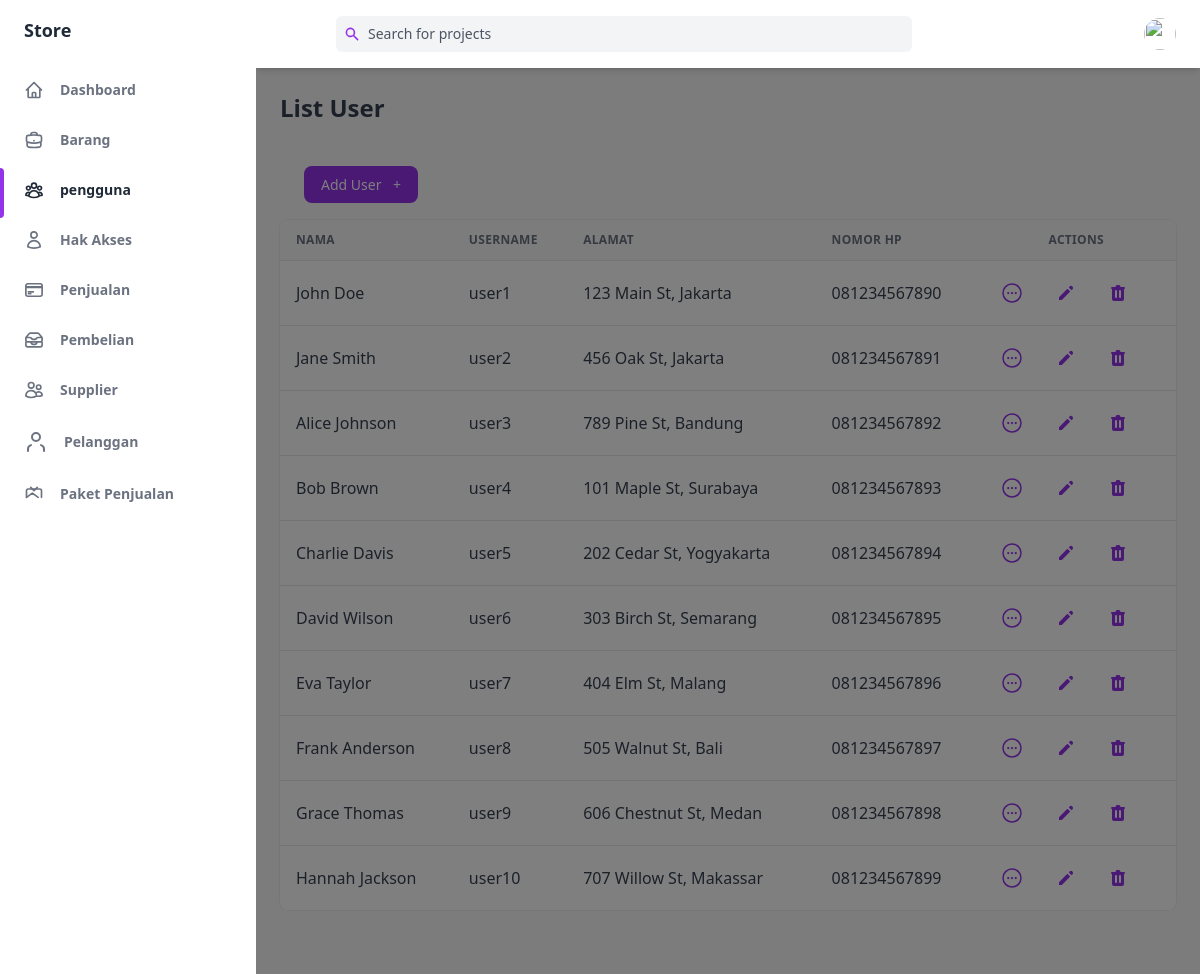
Page /public/pengguna on the committed database.
### tables this page shows
CREATE TABLE `pengguna` (
  `idPengguna` int(255) NOT NULL,
  `namaPengguna` varchar(255) NOT NULL,
  `password` varchar(255) NOT NULL,
  `namaDepan` varchar(255) NOT NULL,
  `namaBelakang` varchar(255) NOT NULL,
  `noHP` varchar(255) NOT NULL,
  `alamat` varchar(255) NOT NULL,
  `idAkses` int(255) NOT NULL
);

### app/core/Controller.php (called while the page is built, shortened)
<?php
class Controller
{
    public function view($view, $data = [])
    {
        require_once '../app/views/' . $view . '.php';
    }
    public function model($model)
    {
        return new $model;
    }
}

### app/controllers/Pengguna.php (called while the page is built, shortened)
<?php
class Pengguna extends Controller
{
    public function index()
    {
        $data['judul'] = 'List Pengguna';
        $data['pengguna'] = $this->model('pengguna_model')->getAllPengguna();
        $this->view('pengguna/index', $data);
    }
}

### app/core/App.php (called while the page is built, shortened)
<?php
class App
{
   protected $method = 'index';
   protected $params = [];
   public function __construct()
   {
      $this->controller = new $this->controller;
      call_user_func_array([$this->controller, $this->method], $this->params);
   }
}

### public/index.php (called while the page is built, shortened)
<?php
$app = new App;

### app/core/Database.php (called while the page is built, shortened)
<?php
class Database
{
    private $host = DB_HOST;
    private $user = DB_USER;
    private $pass = DB_PASS;
    private $db_name = DB_NAME;
    private $dbh;
    private $stmt;
    public function __construct()
    {
        $dsn = 'mysql:host=' . $this->host . ';dbname=' . $this->db_name;
        $option = [
            PDO::ATTR_PERSISTENT => true,
            PDO::ATTR_ERRMODE => PDO::ERRMODE_EXCEPTION
        ];
        try {
            $this->dbh = new PDO($dsn, $this->user, $this->pass, $option);
        } catch (PDOException $error) {
            die($error->getMessage());
        }
    }
    public function query($query)
    {
        $this->stmt = $this->dbh->prepare($query);
    }
    public function execute()
    {
        $this->stmt->execute();
    }
    public function resultSet()
    {
        $this->execute();
        return $this->stmt->fetchAll(PDO::FETCH_ASSOC);
    }
}

### app/models/pengguna_model.php (called while the page is built, shortened)
<?php
class pengguna_model
{
    private $table = 'pengguna';
    private $db;
    public function __construct()
    {
        $this->db = new Database;
    }
    public function getAllPengguna()
    {
        $this->db->query('SELECT * FROM ' . $this->table);
        return $this->db->resultSet();
    }
}

### app/views/pengguna/index.php (the view, shortened to what this page needs)
<div class="flex h-screen bg-gray-50 dark:bg-gray-900" :class="{ 'overflow-hidden': isSideMenuOpen}">
    <aside class="z-20 flex-shrink-0 hidden w-64 overflow-y-auto bg-white dark:bg-gray-800 md:block">
        <div class="py-4 text-gray-500 dark:text-gray-400">
            <a class="ml-6 text-lg font-bold text-gray-800 dark:text-gray-200" href="#">
                Store
            </a>
            <ul class="mt-6">
                <li class="relative px-6 py-3">
                    <a class="inline-flex items-center w-full text-sm font-semibold transition-colors duration-150 hover:text-gray-800 dark:hover:text-gray-200" href="<?= ROUTE_URL ?>/home">
                        <span class="ml-4">Dashboard</span>
                    </a>
                </li>
            </ul>
            <ul>
                <li class="relative px-6 py-3">
                    <a class="inline-flex items-center w-full text-sm font-semibold transition-colors duration-150 hover:text-gray-800 dark:hover:text-gray-200" href="<?= ROUTE_URL ?>/barang">
                        <span class="ml-4">Barang</span>
                    </a>
                </li>
                <li class="relative px-6 py-3">
                    <span class="absolute inset-y-0 left-0 w-1 bg-purple-600 rounded-tr-lg rounded-br-lg"></span>
                    <a class="inline-flex items-center w-full text-sm font-semibold transition-colors duration-150 text-gray-800 dark:text-gray-100 hover:text-gray-800 dark:hover:text-gray-200" href="<?= ROUTE_URL ?>/pengguna">
                        <span class="ml-4">pengguna</span>
                    </a>
                </li>
                <li class="relative px-6 py-3">
                    <a class="inline-flex items-center w-full text-sm font-semibold transition-colors duration-150 hover:text-gray-800 dark:hover:text-gray-200" href="<?= ROUTE_URL ?>/role">
                        <span class="ml-4">Hak Akses</span>
                    </a>
                </li>
                <li class="relative px-6 py-3">
                    <a class="inline-flex items-center w-full text-sm font-semibold transition-colors duration-150 hover:text-gray-800 dark:hover:text-gray-200" href="<?= ROUTE_URL ?>/penjualan">
                        <span class="ml-4">Penjualan</span>
                    </a>
                </li>
                <li class="relative px-6 py-3">
                    <a class="inline-flex items-center w-full text-sm font-semibold transition-colors duration-150 hover:text-gray-800 dark:hover:text-gray-200" href="<?= ROUTE_URL ?>/pembelian">
                        <span class="ml-4">Pembelian</span>
                    </a>
                </li>
                <li class="relative px-6 py-3">
                    <a class="inline-flex items-center w-full text-sm font-semibold transition-colors duration-150 hover:text-gray-800 dark:hover:text-gray-200" href="<?= ROUTE_URL ?>/supplier">
                        <span class="ml-4">Supplier</span>
                    </a>
                </li>
                <li class="relative px-6 py-3">
                    <a class="inline-flex items-center w-full text-sm font-semibold transition-colors duration-150 hover:text-gray-800 dark:hover:text-gray-200" href="<?= ROUTE_URL ?>/pelanggan">
                        <svg xmlns="http://www.w3.org/2000/svg" width="24" height="24" viewBox="0 0 24 24" fill="none" stroke="currentColor" stroke-width="2" stroke-linecap="round" stroke-linejoin="round">
                            <path d="M20 21v-2a4 4 0 0 0-3-3.87"></path>
                            <path d="M4 21v-2a4 4 0 0 1 3-3.87"></path>
                            <circle cx="12" cy="7" r="4"></circle>
                        </svg>
                        <span class="ml-4">Pelanggan</span>
                    </a>
                </li>
                <li class="relative px-6 py-3">
                    <a class="inline-flex items-center w-full text-sm font-semibold transition-colors duration-150 hover:text-gray-800 dark:hover:text-gray-200" href="<?= ROUTE_URL ?>/paketPenjualan">
                        <svg class="w-5 h-5" aria-hidden="true" fill="none" stroke-linecap="round" stroke-linejoin="round" stroke-width="2" viewBox="0 0 24 24" stroke="currentColor">
                            <path d="M21 16V8a2 2 0 0 0-2-2H5a2 2 0 0 0-2 2v8" />
                            <path d="M3 16l7-5 7 5"></path>
                            <path d="M8 4l4 4 4-4"></path>
                        </svg>
                        <span class="ml-4">Paket Penjualan</span>
                    </a>
                </li>
            </ul>
        </div>
    </aside>
    <div x-show="isSideMenuOpen" x-transition:enter="transition ease-in-out duration-150" x-transition:enter-start="opacity-0" x-transition:enter-end="opacity-100" x-transition:leave="transition ease-in-out duration-150" x-transition:leave-start="opacity-100" x-transition:leave-end="opacity-0" class="fixed inset-0 z-10 flex items-end bg-black bg-opacity-50 sm:items-center sm:justify-center"></div>
    <div class="flex flex-col flex-1 w-full">
        <header class="z-10 py-4 bg-white shadow-md dark:bg-gray-800">
            <div class="container flex items-center justify-between h-full px-6 mx-auto text-purple-600 dark:text-purple-300">
                <div class="flex justify-center flex-1 lg:mr-32">
                    <div class="relative w-full max-w-xl mr-6 focus-within:text-purple-500">
                        <div class="absolute inset-y-0 flex items-center pl-2">
                            <svg class="w-4 h-4" aria-hidden="true" fill="currentColor" viewBox="0 0 20 20">
                                <path fill-rule="evenodd" d="M8 4a4 4 0 100 8 4 4 0 000-8zM2 8a6 6 0 1110.89 3.476l4.817 4.817a1 1 0 01-1.414 1.414l-4.816-4.816A6 6 0 012 8z" clip-rule="evenodd"></path>
                            </svg>
                        </div>
                        <input class="w-full pl-8 pr-2 text-sm text-gray-700 placeholder-gray-600 bg-gray-100 border-0 rounded-md dark:placeholder-gray-500 dark:focus:shadow-outline-gray dark:focus:placeholder-gray-600 dark:bg-gray-700 dark:text-gray-200 focus:placeholder-gray-500 focus:bg-white focus:border-purple-300 focus:outline-none focus:shadow-outline-purple form-input" type="text" placeholder="Search for projects" aria-label="Search" />
                    </div>
                </div>
                <ul class="flex items-center flex-shrink-0 space-x-6">
                    <li class="relative">
                        <button class="align-middle rounded-full focus:shadow-outline-purple focus:outline-none" @click="toggleProfileMenu" @keydown.escape="closeProfileMenu" aria-label="Account" aria-haspopup="true">
                            <img class="object-cover w-8 h-8 rounded-full" src="https://images.unsplash.com/photo-1502378735452-bc7d86632805?ixlib=rb-0.3.5&q=80&fm=jpg&crop=entropy&cs=tinysrgb&w=200&fit=max&s=aa3a807e1bbdfd4364d1f449eaa96d82" alt="" aria-hidden="true" />
                        </button>
                    </li>
                </ul>
            </div>
        </header>
        <main class="h-full pb-16 overflow-y-auto">
            <div class="container grid px-6 mx-auto">
                <h2 class="my-6 text-2xl font-semibold text-gray-700 dark:text-gray-200">
                    List User
                </h2>
                <div class="px-6 my-6">
                    <a href="<?= ROUTE_URL ?>/pengguna/create" class="items-center justify-between px-4 py-2 text-sm font-medium leading-5 text-white transition-colors duration-150 bg-purple-600 border border-transparent rounded-lg active:bg-purple-600 hover:bg-purple-700 focus:outline-none focus:shadow-outline-purple">
                        Add User
                        <span class="ml-2" aria-hidden="true">+</span>
                    </a>
                </div>
                <div class="w-full overflow-hidden rounded-lg shadow-xs">
                    <div class="w-full overflow-x-auto">
                        <table class="w-full whitespace-no-wrap">
                            <thead>
                                <tr class="text-xs font-semibold tracking-wide text-left text-gray-500 uppercase border-b dark:border-gray-700 bg-gray-50 dark:text-gray-400 dark:bg-gray-800">
                                    <th class="px-4 py-3">Nama</th>
                                    <th class="px-4 py-3">Username</th>
                                    <th class="px-4 py-3">alamat</th>
                                    <th class="px-4 py-3">Nomor HP</th>
                                    <th class="px-4 py-3 text-center">Actions</th>
                                </tr>
                            </thead>
                            <tbody class="bg-white divide-y dark:divide-gray-700 dark:bg-gray-800">
                                <?php foreach ($data['pengguna'] as $pengguna) : ?>
                                    <tr class="text-gray-700 dark:text-gray-400">
                                        <td class="px-4 py-3"><?= $pengguna['namaDepan'] . ' ' . $pengguna['namaBelakang']; ?> </td>
                                        <td class="px-4 py-3"><?= $pengguna['namaPengguna']; ?> </td>
                                        <td class="px-4 py-3"><?= $pengguna['alamat']; ?> </td>
                                        <td class="px-4 py-3"><?= $pengguna['noHP']; ?> </td>
                                        <td class="px-4 py-3">
                                            <div class="flex items-center space-x-4 text-sm">
                                                <a href="<?= ROUTE_URL ?>/pengguna/detail/<?= $pengguna['idPengguna'] ?>" class="flex items-center justify-between px-2 py-2 text-sm font-medium leading-5 text-purple-600 rounded-lg dark:text-gray-400 hover:text-gray-800 dark:hover:text-gray-200 focus:outline-none focus:shadow-outline-gray" aria-label="Edit">
                                                </a>
                                                <a href="<?= ROUTE_URL ?>/pengguna/edit/<?= $pengguna['idPengguna'] ?>" class="flex items-center justify-between px-2 py-2 text-sm font-medium leading-5 text-purple-600 rounded-lg dark:text-gray-400 hover:text-gray-800 dark:hover:text-gray-200 focus:outline-none focus:shadow-outline-gray" aria-label="Edit">
                                                    <svg class="w-5 h-5" aria-hidden="true" fill="currentColor" viewBox="0 0 20 20">
                                                        <path d="M13.586 3.586a2 2 0 112.828 2.828l-.793.793-2.828-2.828.793-.793zM11.379 5.793L3 14.172V17h2.828l8.38-8.379-2.83-2.828z"></path>
                                                    </svg>
                                                </a>
                                                <a href="<?= ROUTE_URL ?>/pengguna/hapus/<?= $pengguna['idPengguna'] ?>" class="flex items-center justify-between px-2 py-2 text-sm font-medium leading-5 text-purple-600 rounded-lg dark:text-gray-400 focus:outline-none focus:shadow-outline-gray" aria-label="Delete" onclick="return confirm('Are you sure to delete?')">
                                                </a>
                                            </div>
                                        </td>
                                    </tr>
                                <?php endforeach; ?>
                            </tbody>
                        </table>
                    </div>
                </div>
            </div>
        </main>
    </div>
</div>

### rows in the picture
pengguna: namaDepan "John", namaBelakang "Doe", namaPengguna "user1", alamat "123 Main St, Jakarta", noHP "081234567890"
pengguna: namaDepan "Jane", namaBelakang "Smith", namaPengguna "user2", alamat "456 Oak St, Jakarta", noHP "081234567891"
pengguna: namaDepan "Alice", namaBelakang "Johnson", namaPengguna "user3", alamat "789 Pine St, Bandung", noHP "081234567892"
pengguna: namaDepan "Bob", namaBelakang "Brown", namaPengguna "user4", alamat "101 Maple St, Surabaya", noHP "081234567893"
pengguna: namaDepan "Charlie", namaBelakang "Davis", namaPengguna "user5", alamat "202 Cedar St, Yogyakarta", noHP "081234567894"
pengguna: namaDepan "David", namaBelakang "Wilson", namaPengguna "user6", alamat "303 Birch St, Semarang", noHP "081234567895"
pengguna: namaDepan "Eva", namaBelakang "Taylor", namaPengguna "user7", alamat "404 Elm St, Malang", noHP "081234567896"
pengguna: namaDepan "Frank", namaBelakang "Anderson", namaPengguna "user8", alamat "505 Walnut St, Bali", noHP "081234567897"
pengguna: namaDepan "Grace", namaBelakang "Thomas", namaPengguna "user9", alamat "606 Chestnut St, Medan", noHP "081234567898"
pengguna: namaDepan "Hannah", namaBelakang "Jackson", namaPengguna "user10", alamat "707 Willow St, Makassar", noHP "081234567899"
